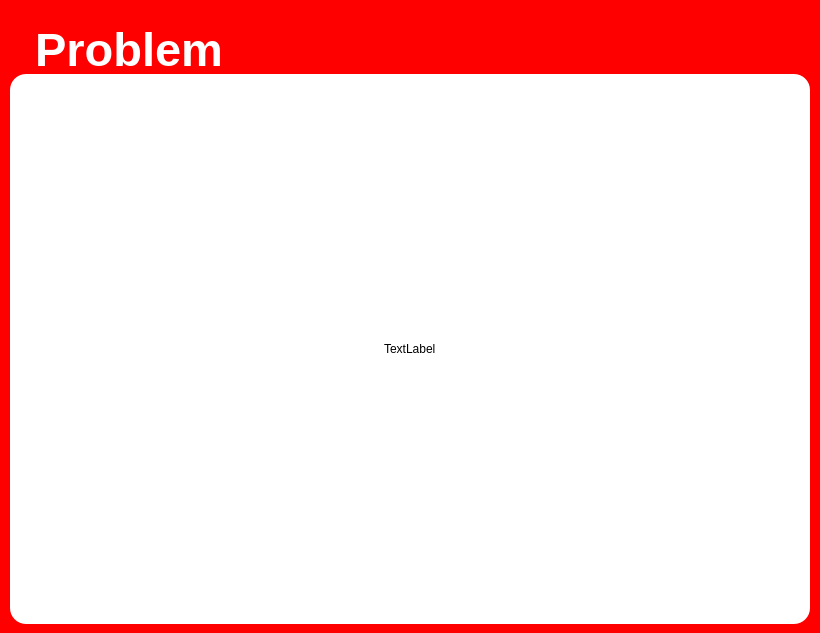
<?xml version="1.0" encoding="UTF-8"?>
<ui version="4.0">
 <class>MainWindow</class>
 <widget class="QMainWindow" name="MainWindow">
  <property name="geometry">
   <rect>
    <x>0</x>
    <y>0</y>
    <width>820</width>
    <height>633</height>
   </rect>
  </property>
  <property name="minimumSize">
   <size>
    <width>820</width>
    <height>600</height>
   </size>
  </property>
  <property name="maximumSize">
   <size>
    <width>820</width>
    <height>633</height>
   </size>
  </property>
  <property name="windowTitle">
   <string>MainWindow</string>
  </property>
  <property name="styleSheet">
   <string notr="true">background-color: rgb(255, 0, 0);</string>
  </property>
  <widget class="QWidget" name="centralwidget">
   <layout class="QVBoxLayout" name="verticalLayout">
    <property name="spacing">
     <number>0</number>
    </property>
    <item>
     <spacer name="verticalSpacer">
      <property name="orientation">
       <enum>Qt::Vertical</enum>
      </property>
      <property name="sizeType">
       <enum>QSizePolicy::Fixed</enum>
      </property>
      <property name="sizeHint" stdset="0">
       <size>
        <width>20</width>
        <height>15</height>
       </size>
      </property>
     </spacer>
    </item>
    <item alignment="Qt::AlignHCenter">
     <widget class="QLabel" name="label">
      <property name="minimumSize">
       <size>
        <width>750</width>
        <height>50</height>
       </size>
      </property>
      <property name="maximumSize">
       <size>
        <width>750</width>
        <height>50</height>
       </size>
      </property>
      <property name="styleSheet">
       <string notr="true">QLabel {
    font-family: &quot;Poppins&quot;;
    font-size: 35pt;
    font-weight: 600;          /* medium-bold */
    color: #FFFFFF;
}</string>
      </property>
      <property name="text">
       <string>Problem</string>
      </property>
     </widget>
    </item>
    <item alignment="Qt::AlignHCenter">
     <widget class="QFrame" name="frame">
      <property name="minimumSize">
       <size>
        <width>800</width>
        <height>550</height>
       </size>
      </property>
      <property name="maximumSize">
       <size>
        <width>800</width>
        <height>550</height>
       </size>
      </property>
      <property name="styleSheet">
       <string notr="true">QFrame {
    background-color: #FFFFFF;   /* putih */
    border-radius: 16px;         /* atur besar lengkung sudut */
    border: none;                /* kalau mau tanpa garis pinggir */
}
</string>
      </property>
      <property name="frameShape">
       <enum>QFrame::StyledPanel</enum>
      </property>
      <property name="frameShadow">
       <enum>QFrame::Raised</enum>
      </property>
      <layout class="QGridLayout" name="gridLayout_2">
       <item row="0" column="0" alignment="Qt::AlignHCenter">
        <widget class="QLabel" name="problemMotor">
         <property name="text">
          <string>TextLabel</string>
         </property>
        </widget>
       </item>
      </layout>
     </widget>
    </item>
   </layout>
  </widget>
 </widget>
 <resources/>
 <connections/>
</ui>
